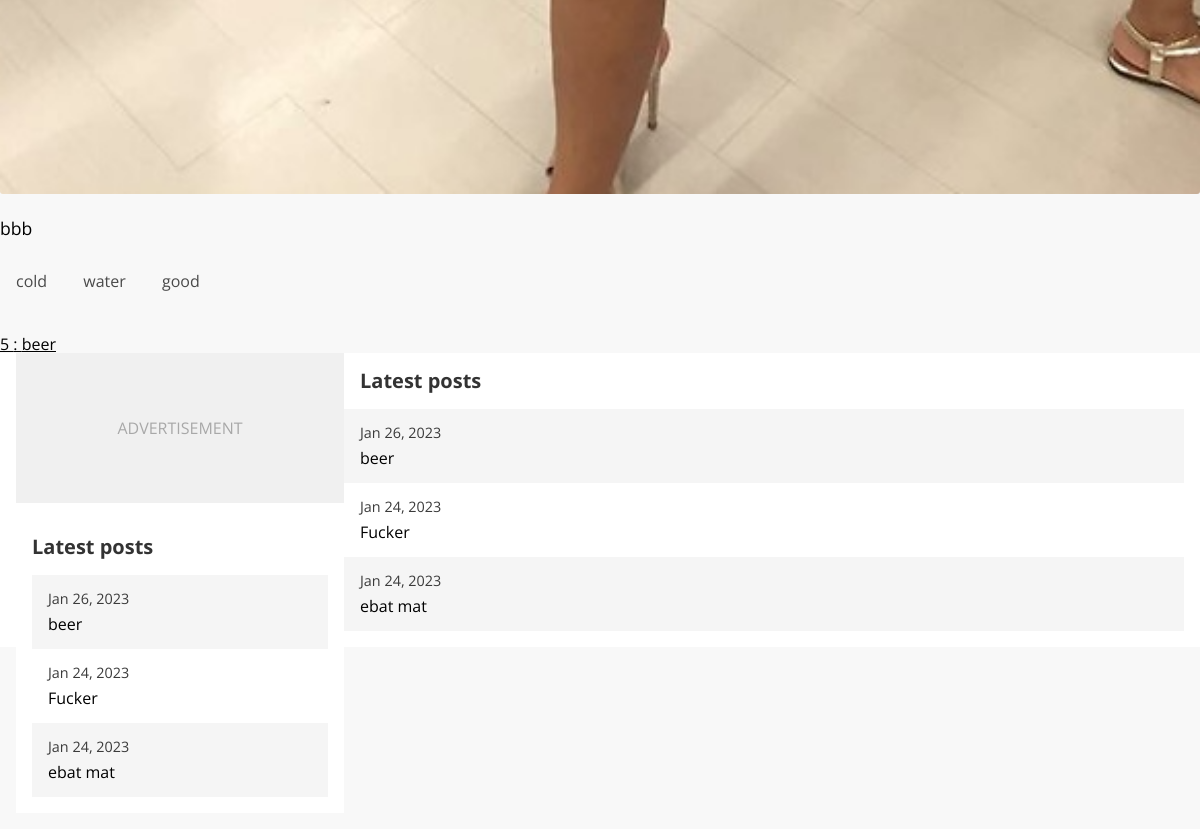
Before: / (lower part) with the older database file.
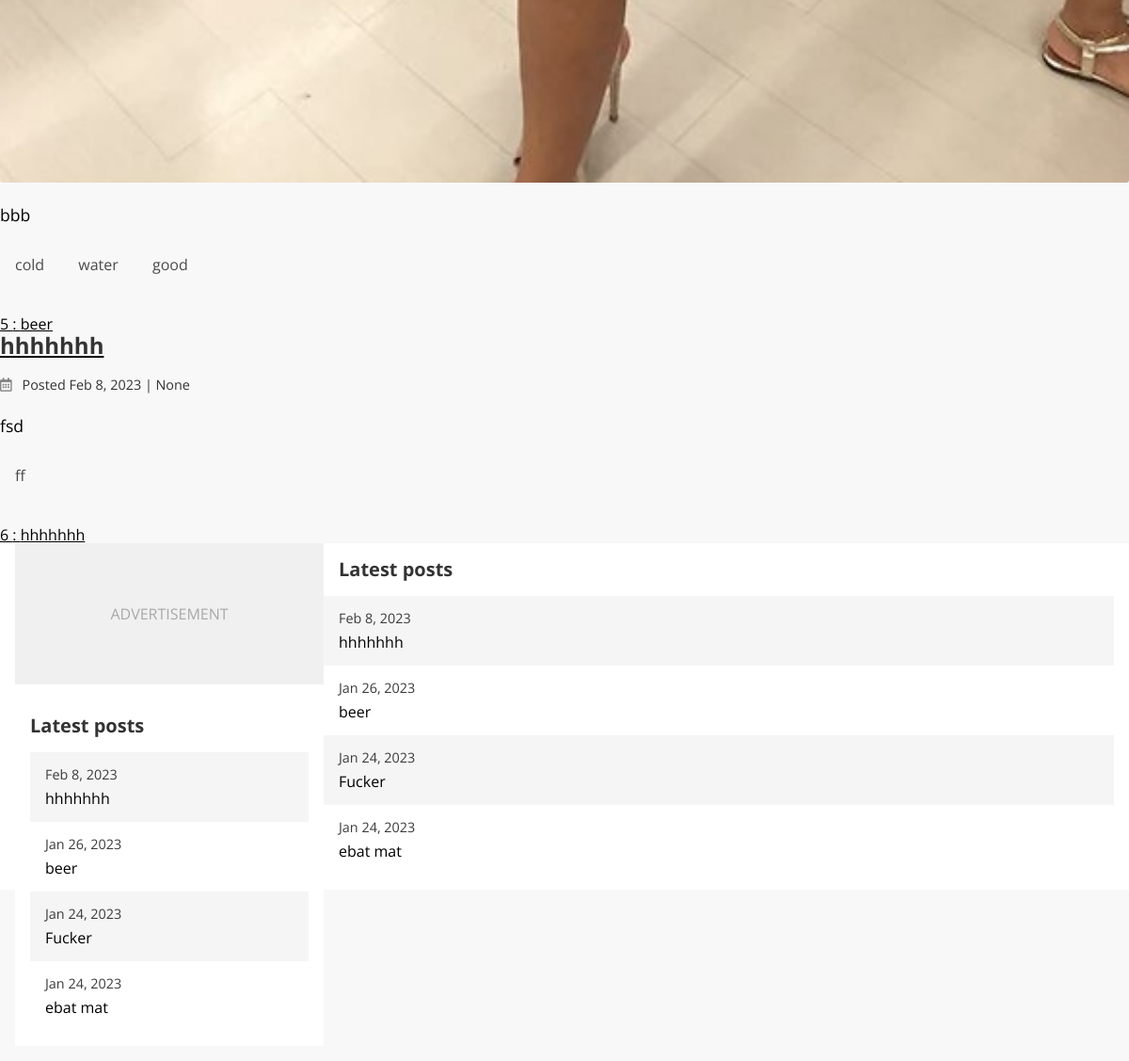
After: the same page with the newer database file.
### blog/models.py (models this page shows, shortened)
class Post(models.Model):
    title = models.CharField(default='', max_length=255)
    body = models.TextField(default='', blank=True)
    slug = models.SlugField(default='', blank=True, max_length=255)
    date = models.DateTimeField(auto_now_add=True, null=True)
    updated = models.DateTimeField(auto_now=True, null=True)
    author = models.ForeignKey(User, null=True, blank=True, on_delete=models.CASCADE)
    tags = TaggableManager()
    image = models.ImageField(default='', blank=True, upload_to='images')
    image_thumbnail = ImageSpecField(source='image', processors=[ResizeToFill(700, 150)],
    format='JPEG',
    options={'quality': 60}
    )
    def __str__(self):
        return self.title
    def get_absolute_url(self):
        return reverse('blog:detail', args=[str(self.slug)])

### blog/views.py (the view)
# urls.py: 2. Add a URL to urlpatterns:  path('', views.home, name='home')
def home(request, tag=None):
    tag_obj = None
    if not tag:
        posts = Post.objects.all()
    else:
        tag_obj = get_object_or_404(Tag, slug=tag)
        posts = Post.objects.filter(tags__in=[tag_obj])
    paginator = Paginator(posts, 10)
    page = request.GET.get('page')
    posts = paginator.get_page(page)
    return render(request, 'home.html', {'section': 'home', 'posts': posts, 'tag': tag_obj})

### blog/context_processors.py (called while the page is built)
def latest_posts(request):
    posts = Post.objects.filter().order_by('-date')[:5]
    return {'latest_posts': posts}

### blog/templates/home.html (shortened to what this page needs)
{% extends "base.html" %}
{% block content %}
{% for post in posts %}
{% include 'blog/_post.html' with post=post %}
<a href="{{ post.get_absolute_url }}"> {{ post.pk }} : {{ post }}</a>
 <br>
{% endfor %}
{% endblock %}

### blog/templates/base.html (shortened to what this page needs)
<!DOCTYPE html>
{% load static %}
<html lang="en">
<head>
    <link rel="stylesheet" href="{% static 'css/base.css' %}">
    <link rel="stylesheet" href="https://use.fontawesome.com/releases/v5.8.2/css/all.css">
</head>
<body>
            {% block content %} Some default content {% endblock %}
        <div class="sidebar">
            <div class="sidebar-ad">
                Advertisement
            </div>
            {% include 'blog/_post_list.html' with heading='Latest posts' %}
        </div>
    {% include 'blog/_post_list.html' with heading='Latest posts' %}
</body>
</html>

### blog/templates/blog/_post.html (shortened to what this page needs)
<div class="post">
    {% if section == 'blog_detail' %}
    <h1 class="post-title">{{ post }}</h1>
    {% else %}
    <a href="{{ post.get_absolute_url }}">
        <h2 class="post-title">{{ post }}</h2>
    </a>
    {% endif %}
    <div class="post-meta">
        <i class="post-date-icon far fa-calendar-alt post-date-icon"></i>
        <span class="post-date-value">Posted {{ post.date|date:"M j, Y" }}</span> |
        <span class="post-author">{{ post.author }}</span></div>
        {% if post.image %}
        <img class="post-image" src="{{ post.image_thumbnail.url }}">
        {% endif %}
        <div class="post-body">
            {% if section == 'blog_detail' %}
            {{ post.body | linebreaks }}
            {% else %}
            {{ post.body | truncatechars:300| linebreaks }}
            {% endif %}
        </div>
        <div class="post-tags">
            {% for tag in post.tags.all %}
            <a class="post-tags-tag" href="{% url 'blog:posts_by_tag' tag.slug %}">{{ tag }}</a>
            {% endfor %}
        </div>
    </div>

### blog/templates/blog/_post_list.html
<div class="post-list">
    <h2 class="post-list-heading">{{ heading }}</h2>
    {% for post in latest_posts %}
    <a href="{{ post.get_absolute_url }}"
    class="post-list-link {% cycle 'odd' 'even' %}">
<div class="post-list-date">{{ post.date | date:"M j, Y" }}</div>
<div class="post-list-title">{{ post.title | truncatechars:20 }}</div>
</a>
{% endfor %}
</div>

### static/css/base.css (style rules this page uses)
html { line-height:1.15;-webkit-text-size-adjust:100% }
body { margin:0 }
a { background-color:transparent }
img { border-style:none }
* { box-sizing:border-box }
body { font-family:'Open Sans', sans-serif;padding-top:50px;background-color:#f8f8f8 }
html { overflow-y:scroll }
a { color:#000 }
p { line-height:1.5em }
h1,h2 { color:#333;margin-top:0 }
.sidebar { width:30%;float:left;padding:0 1em 1em 1em }
.sidebar-ad { margin-bottom:1em;text-align:center;background-color:#f0f0f0;height:150px;line-height:150px;color:#a8a8a8;text-transform:uppercase }
.post { margin-bottom:2em }
.post-meta { color:#333;font-size:0.9em;margin-bottom:1.5em }
.post-date-icon { opacity:0.6;margin-right:0.5em }
.post-image { border-radius:3px;width:100% }
.post-body { line-height:1.5em;font-size:1.1em }
.post-tags { margin-bottom:1em }
.post-tags-tag { display:inline-block;background-color:#f8f8f8;padding:0.8em 1em;color:#4a4a4a;text-decoration:none }
.post-list { background-color:#fff;padding:1em }
.post-list-heading { font-size:20px;margin-top:0 }
.post-list-link { padding:1em;display:block;text-decoration:none }
.post-list-date { color:#3b3b3b;margin-bottom:0.5em;font-size:0.9em }
.post-list .odd { background-color:#f5f5f5 }

Changed rows visible on the page:
added Post: title "hhhhhhh", date "Feb 8, 2023", author "None", body "fsd", pk "6"
added Tag: name "ff", shown under "hhhhhhh"
